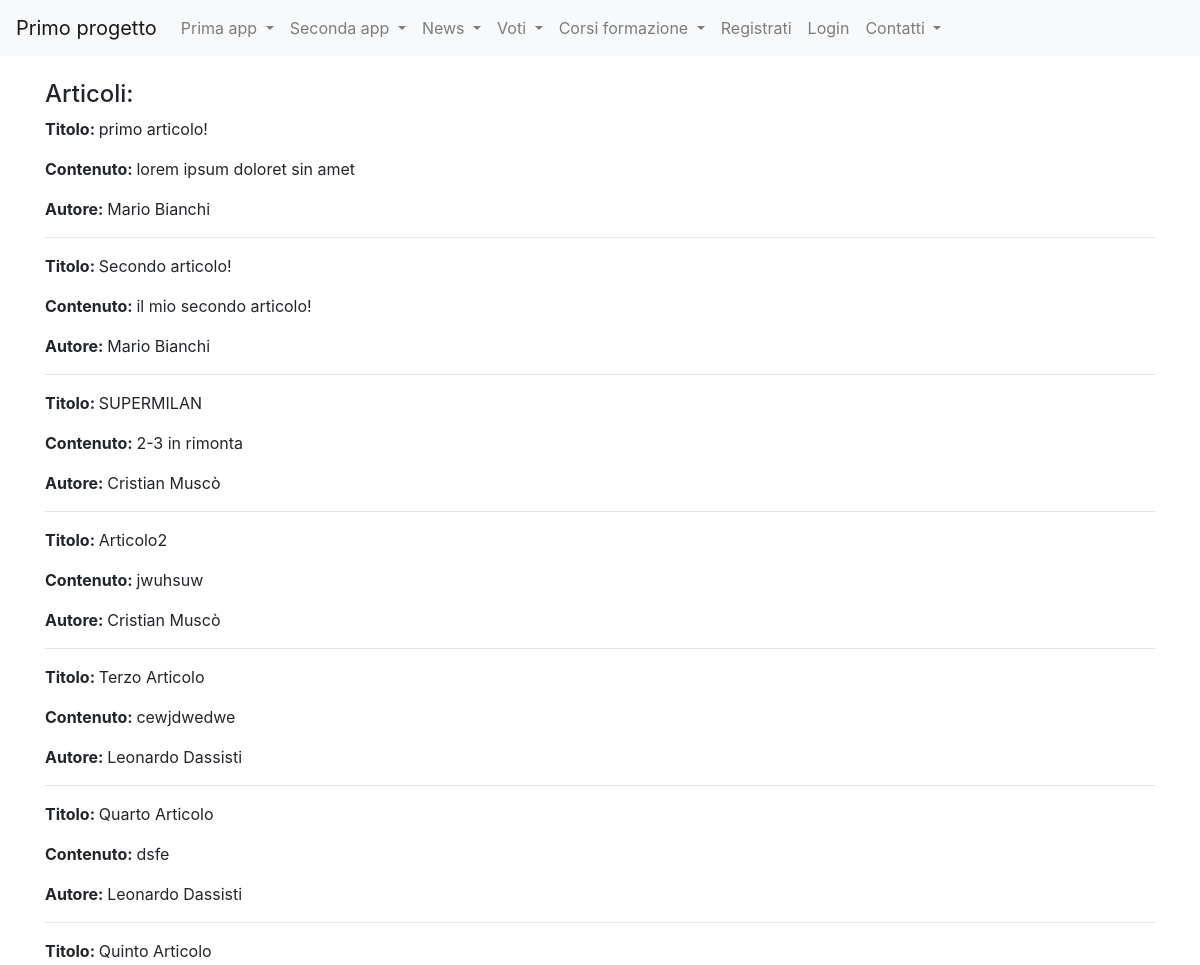
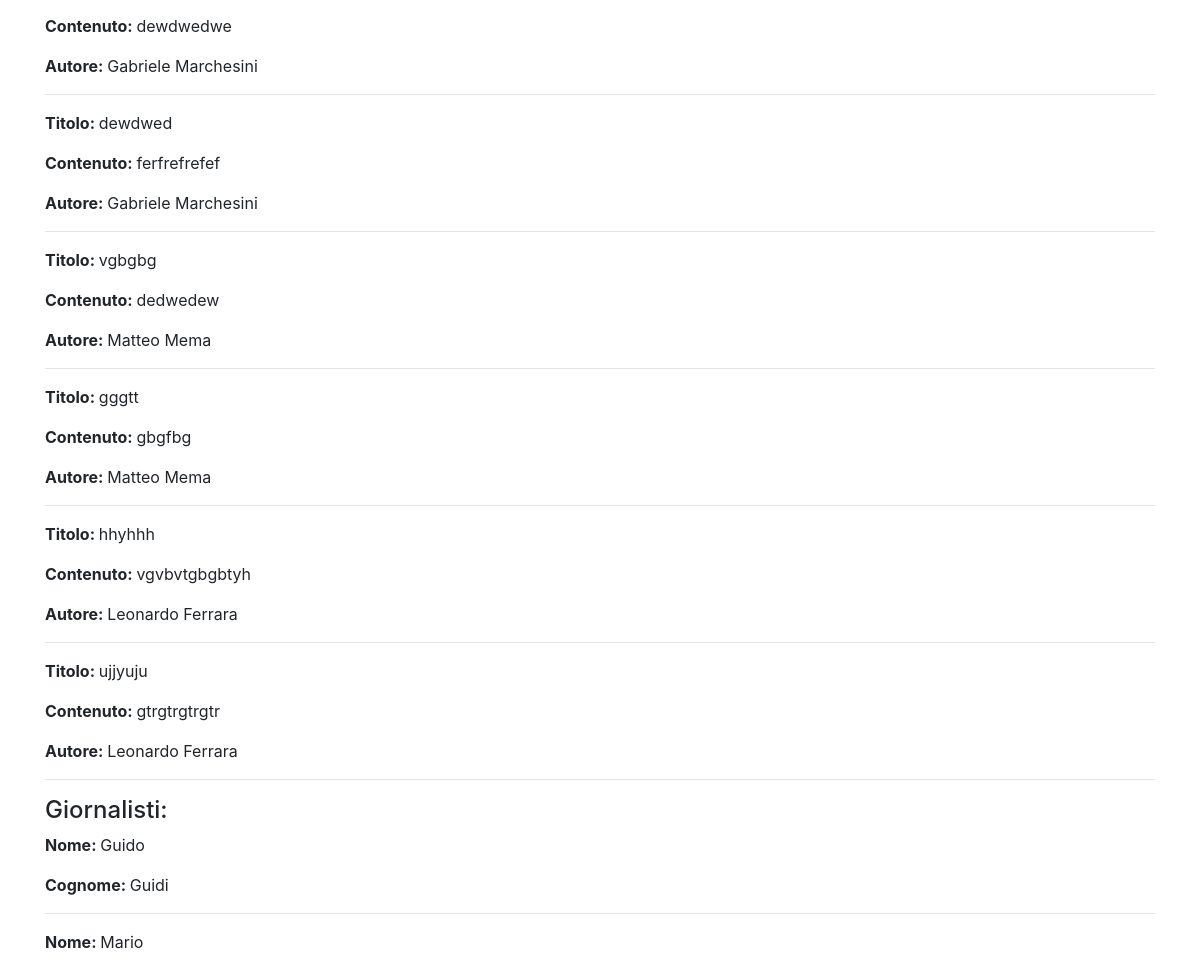
The page /news/ (upper part) on the database as committed earlier (2 pictures, top to bottom).
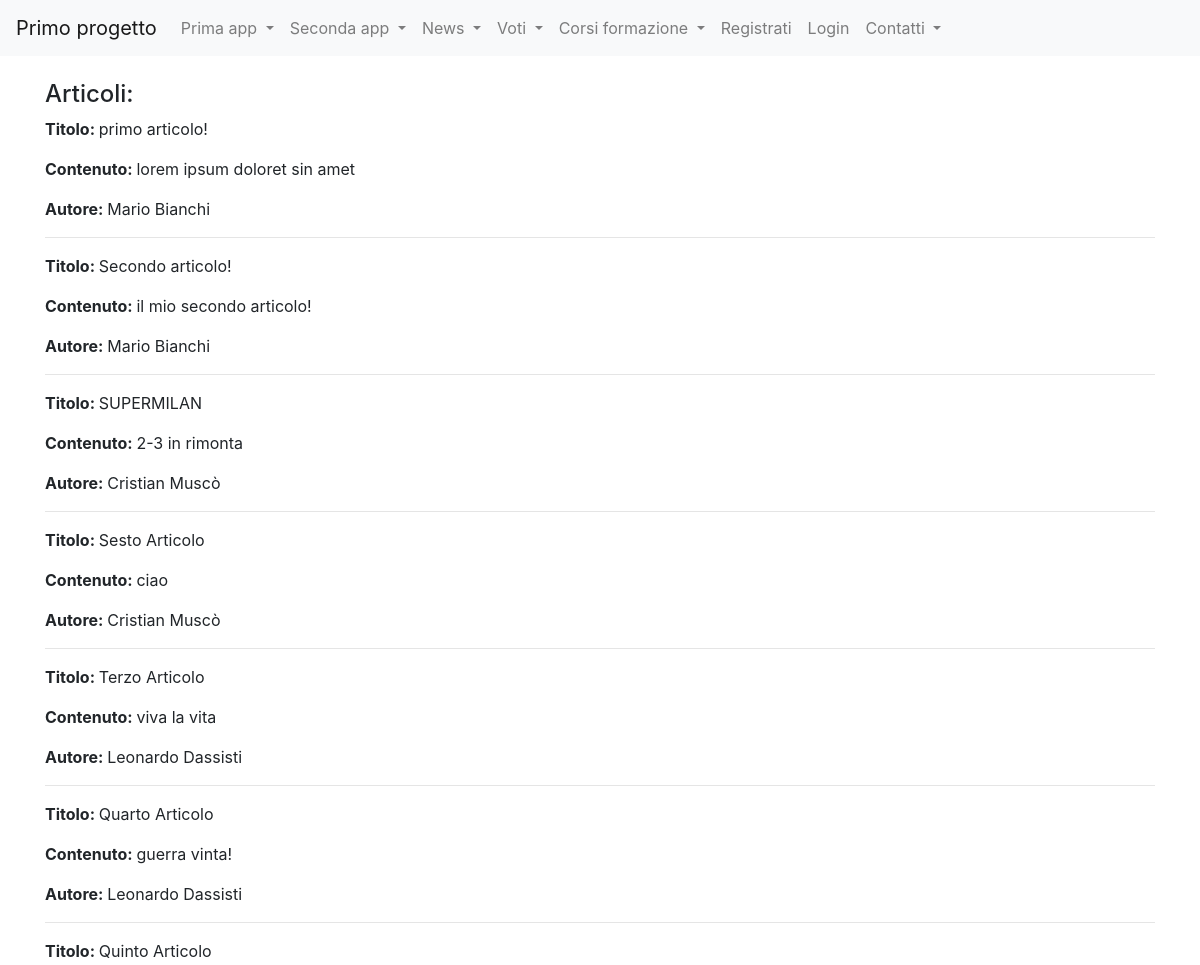
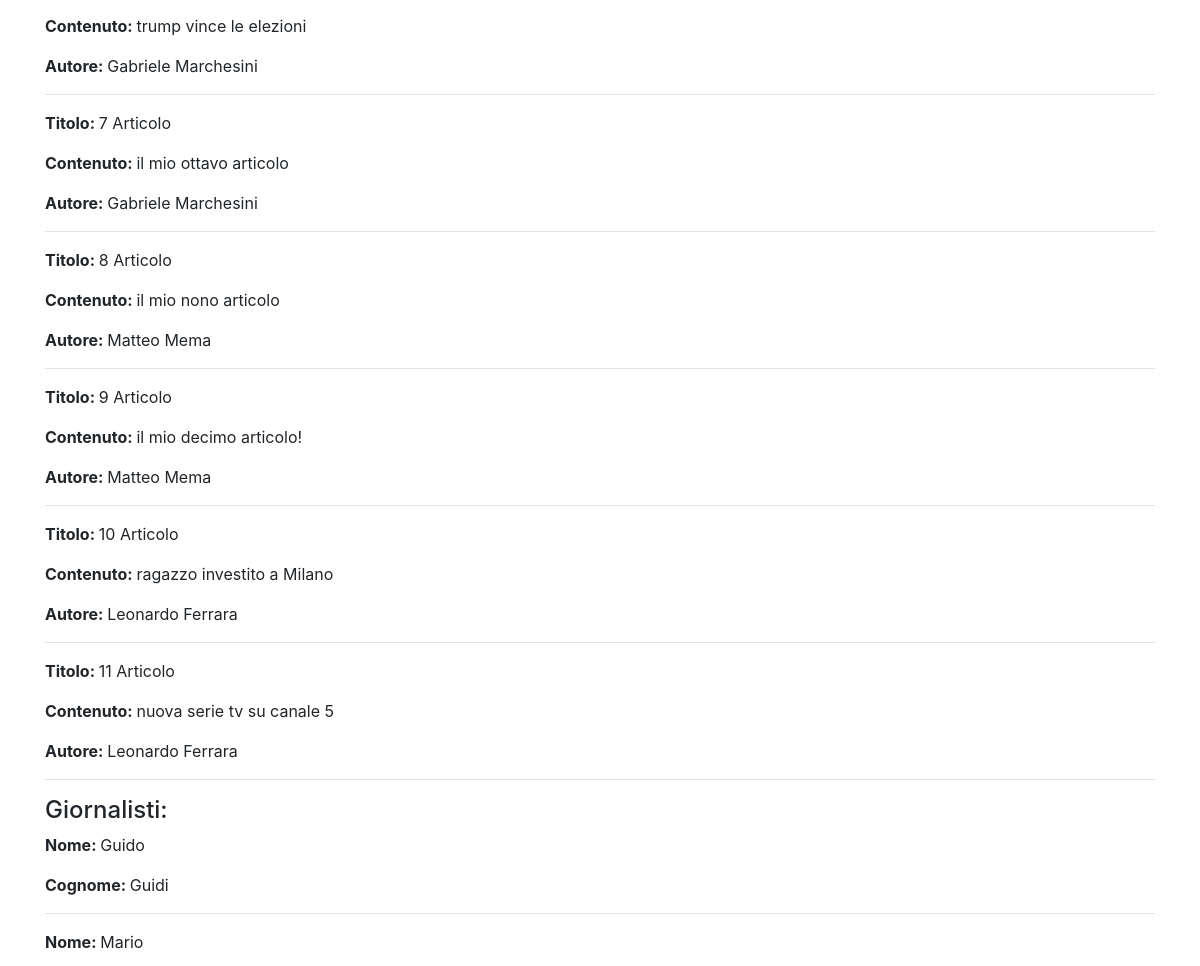
The same page on the database as committed later (2 pictures, top to bottom).
### news/models.py (models this page shows)
class Articolo(models.Model):
    titolo=models.CharField(max_length=100)
    contenuto=models.TextField()
    giornalista=models.ForeignKey(Giornalista, on_delete=models.CASCADE,related_name="articoli")
    visualizzazioni=models.SmallIntegerField(default=0)
    dataPubblicazione=models.DateField(default=datetime.now(),blank=True)
    def __str__(self):
        return self.titolo
    class Meta:
        verbose_name = "Articolo"
        verbose_name_plural = "Articoli"

class Giornalista(models.Model):
    nome=models.CharField(max_length=20)
    cognome=models.CharField(max_length=20)
    dataNascita=models.DateField(default=datetime.now(),blank=True)
    def __str__(self):
        return self.nome + " " + self.cognome
    class Meta:
        verbose_name = "Giornalista"
        verbose_name_plural = "Giornalisti"

### news/views.py (the view)
# urls.py: path('',home,name="homeview"),
def home(request):
    articoli=Articolo.objects.all()
    giornalisti = Giornalista.objects.all()
    context = {"articoli": articoli, "giornalisti":giornalisti}
    print(context)
    return render(request,"homepage_news.html", context)

### news/templates/homepage_news.html (shortened to what this page needs)
{%extends "base.html"%}
{%block content%}
<h4>Articoli:</h4>
    {% for articolo in articoli %}
        <p><strong>Titolo: </strong>{{ articolo.titolo }}</p>
        <p><strong>Contenuto: </strong>{{ articolo.contenuto }}</p>
        <p><strong>Autore: </strong>{{ articolo.giornalista }}</p>
        <hr>
    {% endfor %}
<h4>Giornalisti:</h4>
    {% for giornalista in giornalisti %}
        <p><strong>Nome: </strong>{{ giornalista.nome }}</p>
        <p><strong>Cognome: </strong>{{ giornalista.cognome }}</p>
        <hr>
    {% endfor %}
{%endblock content%}

Rows that differ between the two databases and show on the page:
changed Articolo: titolo "Articolo2" → "Sesto Articolo"; contenuto "jwuhsuw" → "ciao"
changed Articolo "Terzo Articolo": contenuto "cewjdwedwe" → "viva la vita"
changed Articolo "Quarto Articolo": contenuto "dsfe" → "guerra vinta!"
changed Articolo "Quinto Articolo": contenuto "dewdwedwe" → "trump vince le elezioni"
changed Articolo: titolo "dewdwed" → "7 Articolo"; contenuto "ferfrefrefef" → "il mio ottavo articolo"
changed Articolo: titolo "vgbgbg" → "8 Articolo"; contenuto "dedwedew" → "il mio nono articolo"
changed Articolo: titolo "gggtt" → "9 Articolo"; contenuto "gbgfbg" → "il mio decimo articolo!"
changed Articolo: titolo "hhyhhh" → "10 Articolo"; contenuto "vgvbvtgbgbtyh" → "ragazzo investito a Milano"
changed Articolo: titolo "ujjyuju" → "11 Articolo"; contenuto "gtrgtrgtrgtr" → "nuova serie tv su canale 5"
